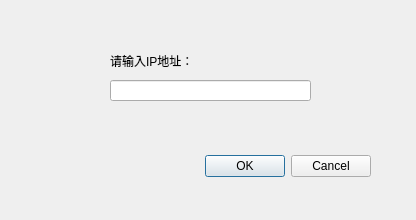
<?xml version="1.0" encoding="UTF-8"?>
<ui version="4.0">
 <class>Dialog2</class>
 <widget class="QDialog" name="Dialog2">
  <property name="geometry">
   <rect>
    <x>0</x>
    <y>0</y>
    <width>416</width>
    <height>220</height>
   </rect>
  </property>
  <property name="windowTitle">
   <string>加入连接</string>
  </property>
  <widget class="QDialogButtonBox" name="buttonBox">
   <property name="geometry">
    <rect>
     <x>30</x>
     <y>150</y>
     <width>341</width>
     <height>32</height>
    </rect>
   </property>
   <property name="orientation">
    <enum>Qt::Horizontal</enum>
   </property>
   <property name="standardButtons">
    <set>QDialogButtonBox::Cancel|QDialogButtonBox::Ok</set>
   </property>
  </widget>
  <widget class="QLineEdit" name="lineEdit">
   <property name="geometry">
    <rect>
     <x>110</x>
     <y>80</y>
     <width>201</width>
     <height>21</height>
    </rect>
   </property>
  </widget>
  <widget class="QLabel" name="label">
   <property name="geometry">
    <rect>
     <x>110</x>
     <y>50</y>
     <width>91</width>
     <height>21</height>
    </rect>
   </property>
   <property name="text">
    <string>请输入IP地址：</string>
   </property>
  </widget>
 </widget>
 <resources/>
 <connections>
  <connection>
   <sender>buttonBox</sender>
   <signal>accepted()</signal>
   <receiver>Dialog2</receiver>
   <slot>accept()</slot>
   <hints>
    <hint type="sourcelabel">
     <x>248</x>
     <y>254</y>
    </hint>
    <hint type="destinationlabel">
     <x>157</x>
     <y>274</y>
    </hint>
   </hints>
  </connection>
  <connection>
   <sender>buttonBox</sender>
   <signal>rejected()</signal>
   <receiver>Dialog2</receiver>
   <slot>reject()</slot>
   <hints>
    <hint type="sourcelabel">
     <x>316</x>
     <y>260</y>
    </hint>
    <hint type="destinationlabel">
     <x>286</x>
     <y>274</y>
    </hint>
   </hints>
  </connection>
 </connections>
</ui>
